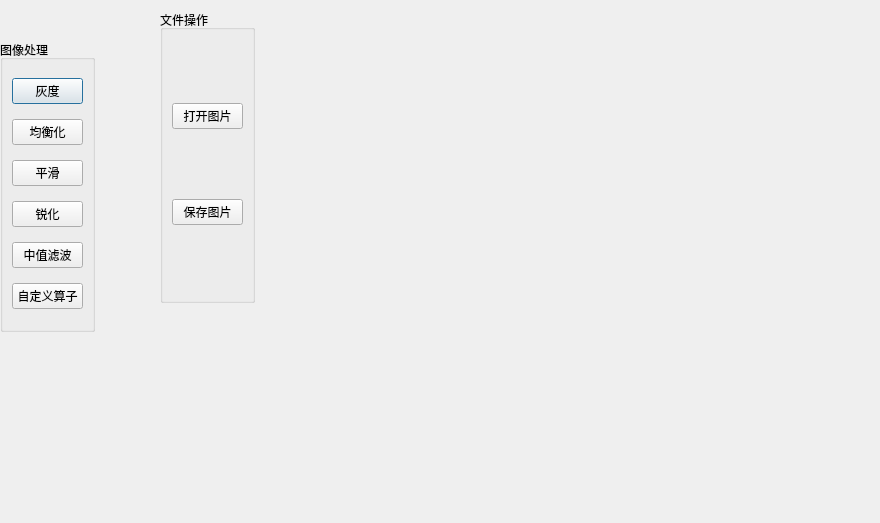
<?xml version="1.0" encoding="UTF-8"?>
<ui version="4.0">
 <class>Dialog</class>
 <widget class="QDialog" name="Dialog">
  <property name="geometry">
   <rect>
    <x>0</x>
    <y>0</y>
    <width>880</width>
    <height>523</height>
   </rect>
  </property>
  <property name="windowTitle">
   <string>Dialog</string>
  </property>
  <widget class="QGroupBox" name="groupBox_2">
   <property name="geometry">
    <rect>
     <x>0</x>
     <y>40</y>
     <width>95</width>
     <height>292</height>
    </rect>
   </property>
   <property name="sizePolicy">
    <sizepolicy hsizetype="Preferred" vsizetype="Preferred">
     <horstretch>0</horstretch>
     <verstretch>0</verstretch>
    </sizepolicy>
   </property>
   <property name="title">
    <string>图像处理</string>
   </property>
   <layout class="QVBoxLayout" name="verticalLayout_3">
    <property name="sizeConstraint">
     <enum>QLayout::SetNoConstraint</enum>
    </property>
    <item>
     <widget class="QPushButton" name="btnGray_2">
      <property name="text">
       <string>灰度</string>
      </property>
     </widget>
    </item>
    <item>
     <widget class="QPushButton" name="btnEqual_2">
      <property name="text">
       <string>均衡化</string>
      </property>
     </widget>
    </item>
    <item>
     <widget class="QPushButton" name="btnSmooth_2">
      <property name="text">
       <string>平滑</string>
      </property>
     </widget>
    </item>
    <item>
     <widget class="QPushButton" name="btnSharpen_2">
      <property name="text">
       <string>锐化</string>
      </property>
     </widget>
    </item>
    <item>
     <widget class="QPushButton" name="btnMid_2">
      <property name="text">
       <string>中值滤波</string>
      </property>
     </widget>
    </item>
    <item>
     <widget class="QPushButton" name="btnSetpannel_2">
      <property name="text">
       <string>自定义算子</string>
      </property>
     </widget>
    </item>
   </layout>
  </widget>
  <widget class="QGroupBox" name="groupBox">
   <property name="geometry">
    <rect>
     <x>160</x>
     <y>10</y>
     <width>95</width>
     <height>293</height>
    </rect>
   </property>
   <property name="title">
    <string>文件操作</string>
   </property>
   <layout class="QVBoxLayout" name="verticalLayout_4">
    <property name="sizeConstraint">
     <enum>QLayout::SetNoConstraint</enum>
    </property>
    <item>
     <widget class="QPushButton" name="btnOpenImage_2">
      <property name="text">
       <string>打开图片</string>
      </property>
     </widget>
    </item>
    <item>
     <widget class="QPushButton" name="btnSaveImage_2">
      <property name="text">
       <string>保存图片</string>
      </property>
     </widget>
    </item>
   </layout>
  </widget>
 </widget>
 <resources/>
 <connections/>
</ui>
